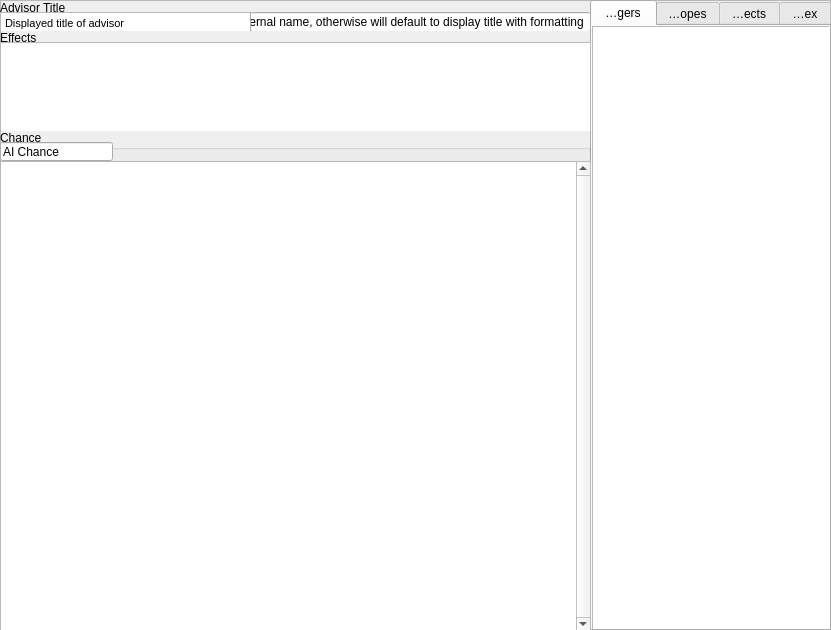
<?xml version="1.0" encoding="UTF-8"?>
<ui version="4.0">
 <class>Frame</class>
 <widget class="QFrame" name="Frame">
  <property name="geometry">
   <rect>
    <x>0</x>
    <y>0</y>
    <width>831</width>
    <height>630</height>
   </rect>
  </property>
  <property name="windowTitle">
   <string>Frame</string>
  </property>
  <property name="frameShape">
   <enum>QFrame::StyledPanel</enum>
  </property>
  <property name="frameShadow">
   <enum>QFrame::Raised</enum>
  </property>
  <widget class="QTabWidget" name="tbxReference_2">
   <property name="geometry">
    <rect>
     <x>590</x>
     <y>0</y>
     <width>241</width>
     <height>631</height>
    </rect>
   </property>
   <property name="sizePolicy">
    <sizepolicy hsizetype="Fixed" vsizetype="Fixed">
     <horstretch>0</horstretch>
     <verstretch>0</verstretch>
    </sizepolicy>
   </property>
   <property name="currentIndex">
    <number>0</number>
   </property>
   <property name="elideMode">
    <enum>Qt::ElideLeft</enum>
   </property>
   <widget class="QWidget" name="tabTriggers">
    <attribute name="title">
     <string>Triggers</string>
    </attribute>
    <widget class="QTextBrowser" name="tbrTriggers">
     <property name="geometry">
      <rect>
       <x>0</x>
       <y>0</y>
       <width>241</width>
       <height>611</height>
      </rect>
     </property>
    </widget>
   </widget>
   <widget class="QWidget" name="tabScopes">
    <attribute name="title">
     <string>Scopes</string>
    </attribute>
    <widget class="QTextBrowser" name="tbrScopes">
     <property name="geometry">
      <rect>
       <x>0</x>
       <y>0</y>
       <width>241</width>
       <height>611</height>
      </rect>
     </property>
    </widget>
   </widget>
   <widget class="QWidget" name="tabEffects">
    <attribute name="title">
     <string>Effects</string>
    </attribute>
    <widget class="QTextBrowser" name="tbrEffects">
     <property name="geometry">
      <rect>
       <x>0</x>
       <y>0</y>
       <width>241</width>
       <height>611</height>
      </rect>
     </property>
    </widget>
   </widget>
   <widget class="QWidget" name="tabIndex">
    <attribute name="title">
     <string>Index</string>
    </attribute>
    <widget class="QTabWidget" name="tbxUserdata">
     <property name="geometry">
      <rect>
       <x>0</x>
       <y>0</y>
       <width>281</width>
       <height>701</height>
      </rect>
     </property>
     <property name="currentIndex">
      <number>0</number>
     </property>
     <property name="elideMode">
      <enum>Qt::ElideLeft</enum>
     </property>
     <widget class="QWidget" name="tabFlags">
      <attribute name="title">
       <string>Flags</string>
      </attribute>
      <widget class="QTextBrowser" name="tbrFlags">
       <property name="geometry">
        <rect>
         <x>0</x>
         <y>0</y>
         <width>241</width>
         <height>581</height>
        </rect>
       </property>
      </widget>
     </widget>
     <widget class="QWidget" name="tabModifiers">
      <attribute name="title">
       <string>Modifiers</string>
      </attribute>
      <widget class="QTextBrowser" name="tbrModifiers">
       <property name="geometry">
        <rect>
         <x>0</x>
         <y>0</y>
         <width>241</width>
         <height>581</height>
        </rect>
       </property>
      </widget>
     </widget>
     <widget class="QWidget" name="tabVariables">
      <attribute name="title">
       <string>Variables</string>
      </attribute>
      <widget class="QTextBrowser" name="tbrVariables">
       <property name="geometry">
        <rect>
         <x>0</x>
         <y>0</y>
         <width>241</width>
         <height>581</height>
        </rect>
       </property>
      </widget>
     </widget>
     <widget class="QWidget" name="tabData">
      <attribute name="title">
       <string>Data</string>
      </attribute>
      <widget class="QTreeView" name="trvLData">
       <property name="geometry">
        <rect>
         <x>0</x>
         <y>0</y>
         <width>241</width>
         <height>581</height>
        </rect>
       </property>
      </widget>
     </widget>
    </widget>
   </widget>
  </widget>
  <widget class="QGroupBox" name="groupBox">
   <property name="geometry">
    <rect>
     <x>0</x>
     <y>0</y>
     <width>591</width>
     <height>31</height>
    </rect>
   </property>
   <property name="title">
    <string>Advisor Title</string>
   </property>
   <widget class="QTextEdit" name="textEdit">
    <property name="geometry">
     <rect>
      <x>0</x>
      <y>12</y>
      <width>251</width>
      <height>20</height>
     </rect>
    </property>
    <property name="verticalScrollBarPolicy">
     <enum>Qt::ScrollBarAlwaysOff</enum>
    </property>
    <property name="horizontalScrollBarPolicy">
     <enum>Qt::ScrollBarAsNeeded</enum>
    </property>
    <property name="html">
     <string>&lt;!DOCTYPE HTML PUBLIC &quot;-//W3C//DTD HTML 4.0//EN&quot; &quot;http://www.w3.org/TR/REC-html40/strict.dtd&quot;&gt;
&lt;html&gt;&lt;head&gt;&lt;meta name=&quot;qrichtext&quot; content=&quot;1&quot; /&gt;&lt;style type=&quot;text/css&quot;&gt;
p, li { white-space: pre-wrap; }
&lt;/style&gt;&lt;/head&gt;&lt;body style=&quot; font-family:'MS Shell Dlg 2'; font-size:8.25pt; font-weight:400; font-style:normal;&quot;&gt;
&lt;p style=&quot; margin-top:0px; margin-bottom:0px; margin-left:0px; margin-right:0px; -qt-block-indent:0; text-indent:0px;&quot;&gt;&lt;span style=&quot; font-size:8pt;&quot;&gt;Displayed title of advisor&lt;/span&gt;&lt;/p&gt;&lt;/body&gt;&lt;/html&gt;</string>
    </property>
   </widget>
   <widget class="QLineEdit" name="lineEdit">
    <property name="geometry">
     <rect>
      <x>250</x>
      <y>12</y>
      <width>341</width>
      <height>20</height>
     </rect>
    </property>
    <property name="text">
     <string>Internal name, otherwise will default to display title with formatting </string>
    </property>
   </widget>
  </widget>
  <widget class="QGroupBox" name="groupBox_2">
   <property name="geometry">
    <rect>
     <x>0</x>
     <y>30</y>
     <width>591</width>
     <height>101</height>
    </rect>
   </property>
   <property name="title">
    <string>Effects</string>
   </property>
   <widget class="QPlainTextEdit" name="plainTextEdit">
    <property name="geometry">
     <rect>
      <x>0</x>
      <y>12</y>
      <width>591</width>
      <height>90</height>
     </rect>
    </property>
    <property name="horizontalScrollBarPolicy">
     <enum>Qt::ScrollBarAsNeeded</enum>
    </property>
    <property name="plainText">
     <string/>
    </property>
   </widget>
  </widget>
  <widget class="QGroupBox" name="groupBox_3">
   <property name="geometry">
    <rect>
     <x>0</x>
     <y>130</y>
     <width>591</width>
     <height>501</height>
    </rect>
   </property>
   <property name="title">
    <string>Chance</string>
   </property>
   <widget class="QPlainTextEdit" name="plainTextEdit_2">
    <property name="geometry">
     <rect>
      <x>0</x>
      <y>31</y>
      <width>591</width>
      <height>471</height>
     </rect>
    </property>
    <property name="verticalScrollBarPolicy">
     <enum>Qt::ScrollBarAlwaysOn</enum>
    </property>
   </widget>
   <widget class="QLineEdit" name="lineEdit_2">
    <property name="geometry">
     <rect>
      <x>0</x>
      <y>12</y>
      <width>113</width>
      <height>19</height>
     </rect>
    </property>
    <property name="text">
     <string>AI Chance</string>
    </property>
   </widget>
  </widget>
 </widget>
 <resources/>
 <connections/>
</ui>
